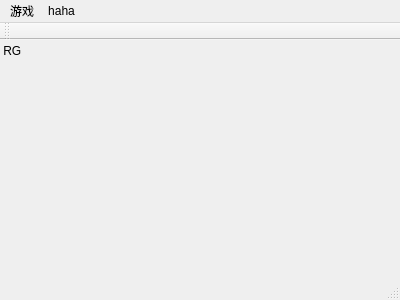
<?xml version="1.0" encoding="UTF-8"?>
<ui version="4.0">
 <class>MainWindow</class>
 <widget class="QMainWindow" name="MainWindow">
  <property name="geometry">
   <rect>
    <x>0</x>
    <y>0</y>
    <width>400</width>
    <height>300</height>
   </rect>
  </property>
  <property name="windowTitle">
   <string>MainWindow</string>
  </property>
  <widget class="QWidget" name="centralWidget">
   <widget class="QLabel" name="label">
    <property name="geometry">
     <rect>
      <x>0</x>
      <y>0</y>
      <width>151</width>
      <height>21</height>
     </rect>
    </property>
    <property name="text">
     <string> RG</string>
    </property>
   </widget>
   <widget class="QLabel" name="label_2">
    <property name="geometry">
     <rect>
      <x>150</x>
      <y>0</y>
      <width>81</width>
      <height>21</height>
     </rect>
    </property>
    <property name="text">
     <string/>
    </property>
   </widget>
  </widget>
  <widget class="QMenuBar" name="menuBar">
   <property name="geometry">
    <rect>
     <x>0</x>
     <y>0</y>
     <width>400</width>
     <height>22</height>
    </rect>
   </property>
   <widget class="QMenu" name="menu">
    <property name="title">
     <string>游戏</string>
    </property>
    <widget class="QMenu" name="menuLevel">
     <property name="title">
      <string>level</string>
     </property>
     <addaction name="actionEasy"/>
     <addaction name="actionMedium"/>
     <addaction name="actionHard"/>
    </widget>
    <addaction name="menuLevel"/>
    <addaction name="actionQuit"/>
   </widget>
   <widget class="QMenu" name="menuhaha">
    <property name="title">
     <string>haha</string>
    </property>
   </widget>
   <addaction name="menu"/>
   <addaction name="menuhaha"/>
  </widget>
  <widget class="QToolBar" name="mainToolBar">
   <attribute name="toolBarArea">
    <enum>TopToolBarArea</enum>
   </attribute>
   <attribute name="toolBarBreak">
    <bool>false</bool>
   </attribute>
  </widget>
  <widget class="QStatusBar" name="statusBar"/>
  <action name="actionEasy">
   <property name="text">
    <string>easy</string>
   </property>
  </action>
  <action name="actionMedium">
   <property name="text">
    <string>medium</string>
   </property>
  </action>
  <action name="actionHard">
   <property name="text">
    <string>hard</string>
   </property>
  </action>
  <action name="actionQuit">
   <property name="text">
    <string>quit</string>
   </property>
  </action>
 </widget>
 <layoutdefault spacing="6" margin="11"/>
 <resources/>
 <connections/>
</ui>
